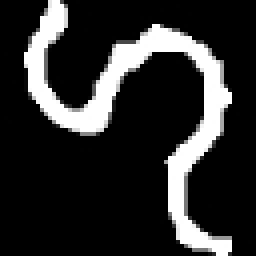
#> input picture data/medieval_sinhala/mdvs10 .jpg, 64 x 64 px, found by its file name (shown 4 times larger); its folder holds only this picture in this run
$ python 'Data Augementation (To create Synthetic Degraded Images).py'
#> lines starting #> are read from the running program, lines starting #| are printed output that depends on the picture
from PIL import Image, ImageFilter, ImageDraw
import numpy as np
import random
import os

def add_noise(img, level):
    np_img = np.array(img)
    noise_scale = {'light': 25, 'medium': 50, 'heavy': 75}[level]
    noise = np.random.normal(loc=0, scale=noise_scale, size=np_img.shape)
    np_img = np.clip(np_img + noise, 0, 255)
    return Image.fromarray(np_img.astype('uint8'))

def random_erasing(img, level):
    draw = ImageDraw.Draw(img)
    num_shapes = {'small': 1, 'medium': 2}[level]
    max_area = 0.5 * img.width * img.height

    erased_area = 0
    while erased_area < max_area:
        shape = random.choice(['rectangle', 'ellipse'])
        x = random.randint(0, img.width)
        y = random.randint(0, img.height)
        w = random.randint(int(0.05 * img.width), int(0.3 * img.width))
        h = random.randint(int(0.05 * img.height), int(0.3 * img.height))
        if shape == 'rectangle':
            draw.rectangle([x, y, x + w, y + h], fill=0)
        elif shape == 'ellipse':
            draw.ellipse([x, y, x + w, y + h], fill=0)
        erased_area += w * h
        if erased_area > max_area:
            break
    return img

def blur_image(img, level):
    radius = {'light': 1, 'medium': 3, 'heavy': 5}[level]
    return img.filter(ImageFilter.GaussianBlur(radius))

def apply_transformations(img_path):
#> called with img_path = 'medieval_sinhala/mdvs10 .jpg'
    img = Image.open(img_path).convert('L')
    synthetic_images = []
    noise_levels = ['light', 'medium', 'heavy']
    erasure_levels = ['small', 'medium']
    blur_levels = ['light', 'medium', 'heavy']

    # Apply individual transformations
    for level in noise_levels:
        synthetic_images.append(add_noise(img.copy(), level))
#> this loop made 3 passes
#> pass 1, in add_noise, `np_img = np.clip(np_img + noise, 0, 255)`:
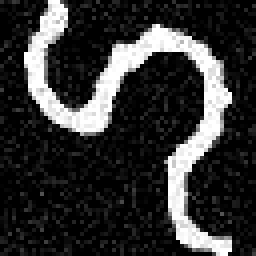
#> np_img: shape (64, 64) float64 (shown 4 times larger); min 0, max 255, mean 51.8
#> pass 2, in add_noise (call 2), `np_img = np.clip(np_img + noise, 0, 255)`:
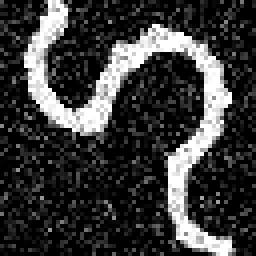
#> np_img: shape (64, 64) float64 (shown 4 times larger); min 0, max 255, mean 58.5
#> pass 3, in add_noise (call 3), `np_img = np.clip(np_img + noise, 0, 255)`:
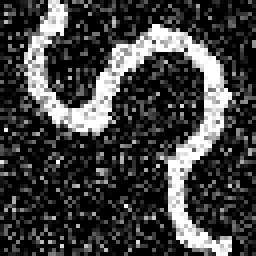
#> np_img: shape (64, 64) float64 (shown 4 times larger); min 0, max 255, mean 64.4
#> after the loop, synthetic_images = 3 items
    for level in erasure_levels:
        synthetic_images.extend([random_erasing(img.copy(), level) for _ in range(3)])  # Ensure enough samples
#> after the loop, synthetic_images = 9 items
    for level in blur_levels:
        synthetic_images.append(blur_image(img.copy(), level))
#> after the loop, synthetic_images = 12 items

    # Apply combinations of degradations
    combinations = [
        ('noise', 'blur'),
        ('blur', 'erasure'),
        ('noise', 'erasure'),
        ('noise', 'blur', 'erasure'),
    ]

    for combo in combinations:
        for _ in range(2):  # Generate multiple images per combination
            img_copy = img.copy()
            for degradation in combo:
                if degradation == 'noise':
                    img_copy = add_noise(img_copy, random.choice(noise_levels))
                elif degradation == 'blur':
                    img_copy = blur_image(img_copy, random.choice(blur_levels))
                elif degradation == 'erasure':
                    img_copy = random_erasing(img_copy, random.choice(erasure_levels))
            synthetic_images.append(img_copy)
#> this loop made 4 passes
#> pass 3, in add_noise (call 6), `np_img = np.clip(np_img + noise, 0, 255)`:
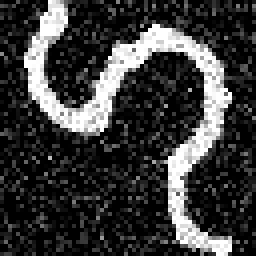
#> np_img: shape (64, 64) float64 (shown 4 times larger); min 0, max 255, mean 58.8
#> pass 3, in add_noise (call 7), `np_img = np.clip(np_img + noise, 0, 255)`:
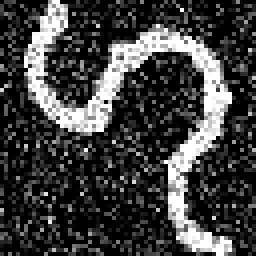
#> np_img: shape (64, 64) float64 (shown 4 times larger); min 0, max 255, mean 64.4
#> after the loop, synthetic_images = 20 items

    return synthetic_images

# Loop through all files in the input folder and apply transformations
input_folder = 'medieval_sinhala'
output_folder = 'test_synthetic_medieval_sinhala4'

for filename in os.listdir(input_folder):
    if filename.endswith('.jpg'):
        img_path = os.path.join(input_folder, filename)
        try:
            synthetic_images = apply_transformations(img_path)
#> synthetic_images = 20 items
            image_name = filename[:-4]  # Removes the '.jpg' from filename

            # Save the synthetic images
            for i, synthetic_img in enumerate(synthetic_images):
                synthetic_img.save(os.path.join(output_folder, f'{image_name}_synthetic_image_{i}.jpg'))
#> this loop made 20 passes
            print(f"Processed {filename} successfully.")
        except Exception as e:
            print(f"Failed to process {filename}: {str(e)}")
